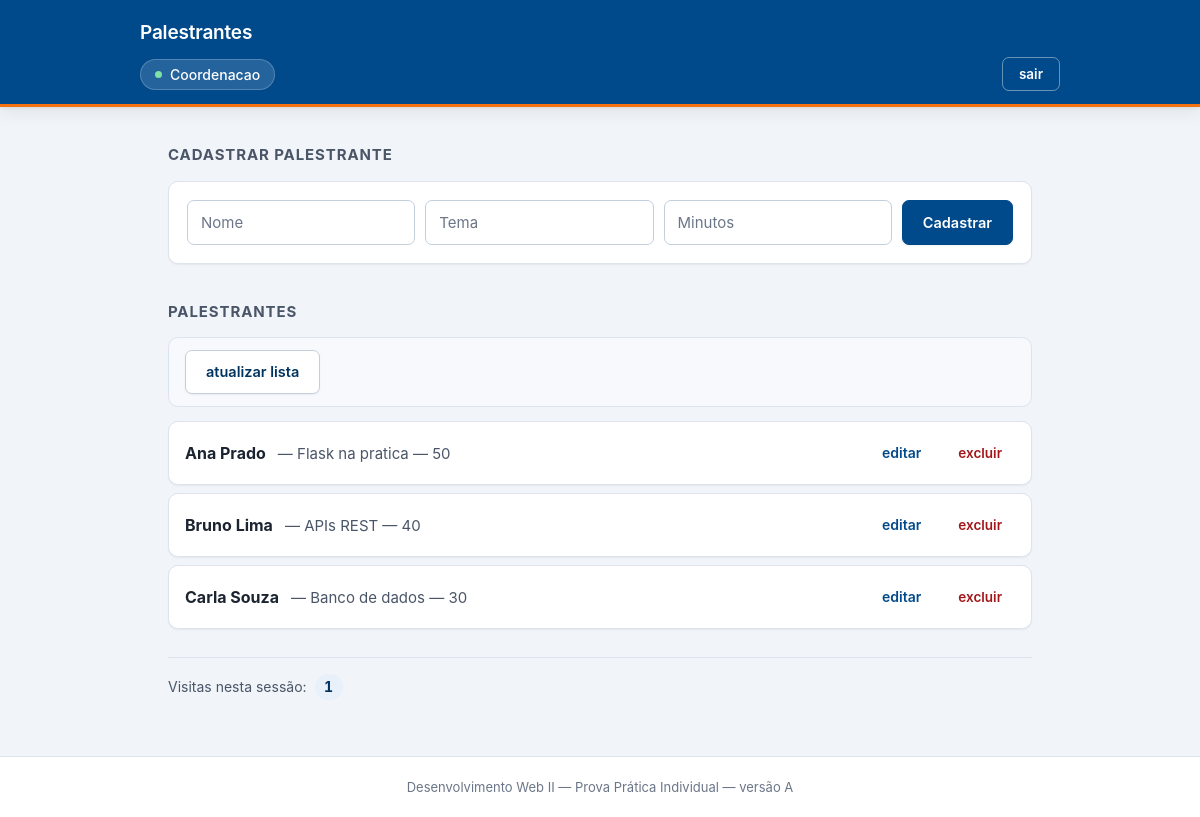
/ (signed in), run on the app's committed database.
### models/palestrante.py (models this page shows, shortened)
class Palestrante(db.Model):
    id = db.Column(db.Integer, primary_key=True)
    nome = db.Column(db.String(120), nullable=False)
    tema = db.Column(db.String(120))
    minutos = db.Column(db.Integer)

### controllers/palestrante_controller.py (the view, shortened to what this page needs)
@palestrante_bp.route("/", methods=["GET", "POST"])
def index():
    if "visitas" not in session:
        session["visitas"] = 0
    session["visitas"] += 1
    return render_template("index.html", palestrantes=PalestranteDAO.listar())

### controllers/palestrante_controller.py (called while the page is built)
@palestrante_bp.before_request
def exigir_login():
    if 'usuario_id' not in session:
        flash("Você precisa estar logado para acessar esta página.")
        return redirect(url_for('auth.login'))

### dao/palestrante_dao.py (called while the page is built)
    @staticmethod
    def listar():
        return Palestrante.query.all()

### templates/index.html (shortened to what this page needs)
{% extends "base.html" %}
{% block conteudo %}
  <h2>Cadastrar palestrante</h2>
  <form method="post">
    <input name="nome" placeholder="Nome" required>
    <input name="tema" placeholder="Tema">
    <input name="minutos" placeholder="Minutos">
    <button type="submit">Cadastrar</button>
  </form>
  <h2>Palestrantes</h2>
  <div class="assincrono">
    <button id="atualizar" type="button">atualizar lista</button>
  </div>
  <ul id="lista">
    {% for item in palestrantes %}
      <li>
        <strong>{{ item.nome }}</strong>
        — {{ item.tema }}
        — {{ item.minutos }}
        <a href="{{ url_for('palestrante.editar', id=item.id) }}">editar</a>
        <form method="post" action="{{ url_for('palestrante.excluir', id=item.id) }}">
          <button type="submit">excluir</button>
        </form>
      </li>
    {% endfor %}
  </ul>
  <p class="escopos">
    Visitas nesta sessão: <strong id="contador">{{ session["visitas"] }}</strong>
  </p>
{% endblock %}

### templates/base.html (shortened to what this page needs)
<!doctype html>
<html lang="pt-br">
  <head>
    <link rel="stylesheet" href="{{ url_for('static', filename='style.css') }}">
  </head>
  <body>
    <header>
      <h1>Palestrantes</h1>
      {% if session["usuario_id"] %}
        <div class="saudacao">
          <span>{{ session["usuario_nome"] }}</span>
          <form method="post" action="{{ url_for('auth.sair') }}">
            <button type="submit">sair</button>
          </form>
        </div>
      {% else %}
        <nav>
          <a href="{{ url_for('auth.login') }}">Entrar</a>
          <a href="{{ url_for('auth.cadastro') }}">Criar conta</a>
          <a href="{{ url_for('palestrante.index') }}">Palestrantes</a>
        </nav>
      {% endif %}
    </header>
    <main>
      {% block conteudo %}{% endblock %}
    </main>
    <footer>
      Desenvolvimento Web II — Prova Prática Individual — versão A
    </footer>
  </body>
</html>

### data on the page
Palestrante: nome "Ana Prado", tema "Flask na pratica", minutos "50"
Palestrante: nome "Bruno Lima", tema "APIs REST", minutos "40"
Palestrante: nome "Carla Souza", tema "Banco de dados", minutos "30"

### other printed values
{{ session["usuario_nome"] }} "Coordenacao"
{{ session["visitas"] }} "1"
